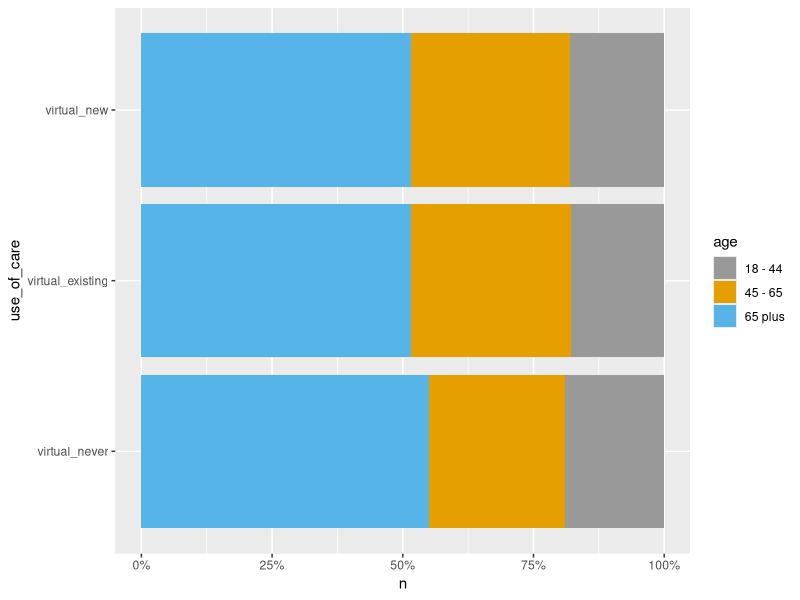
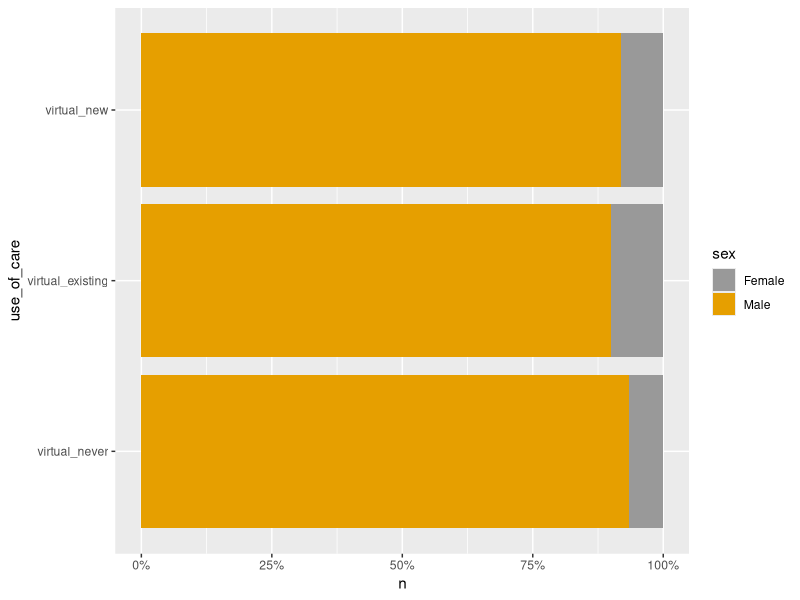
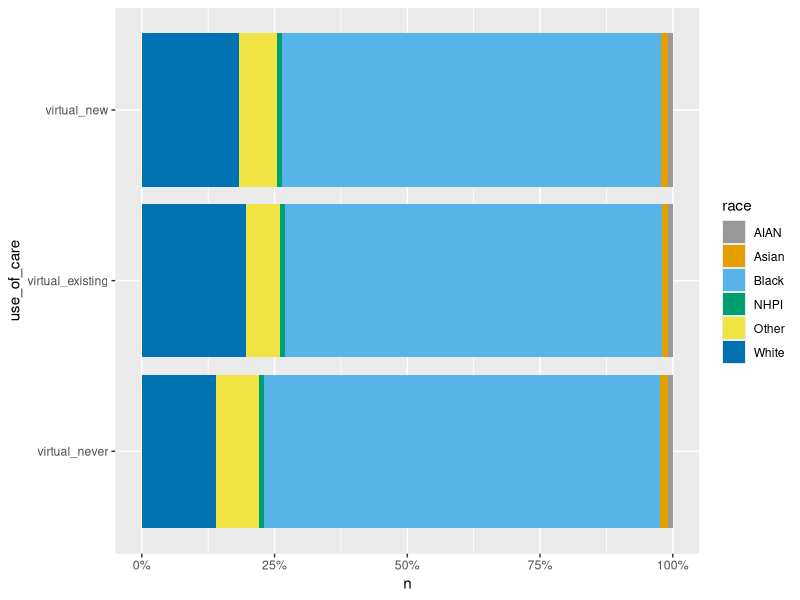
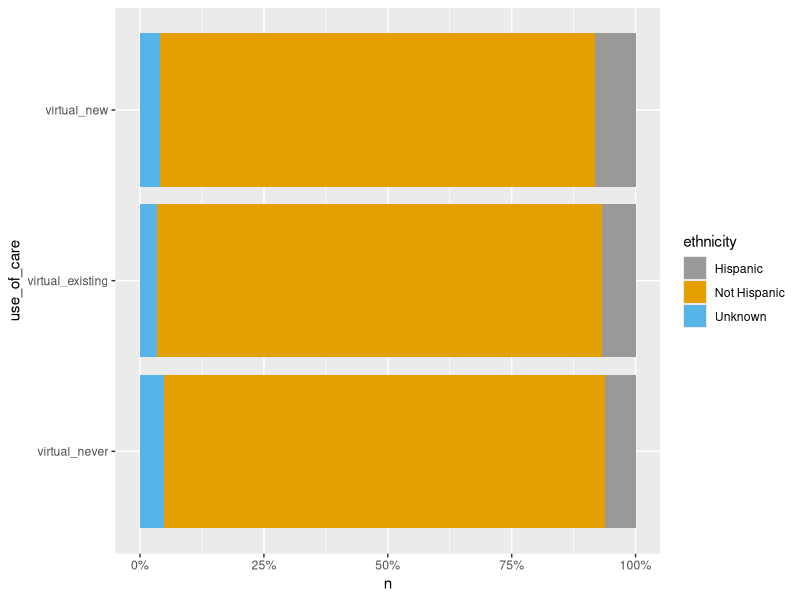
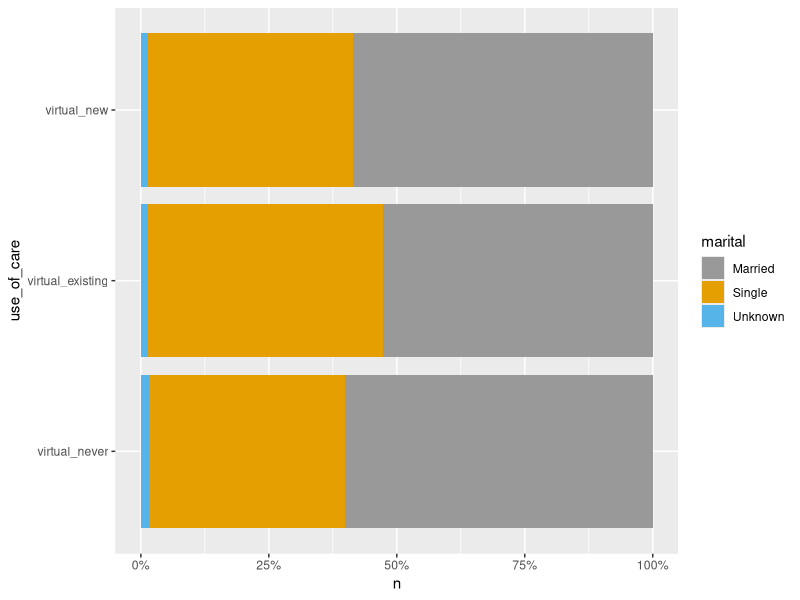
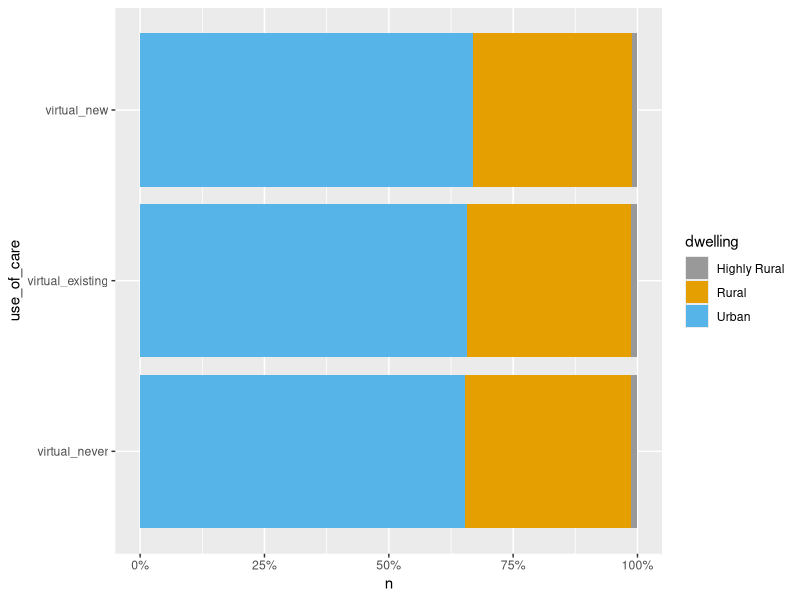
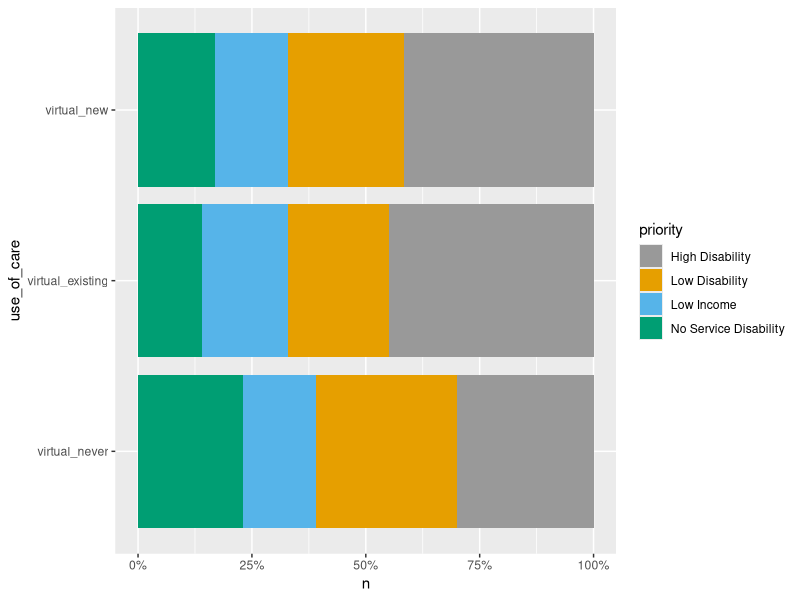
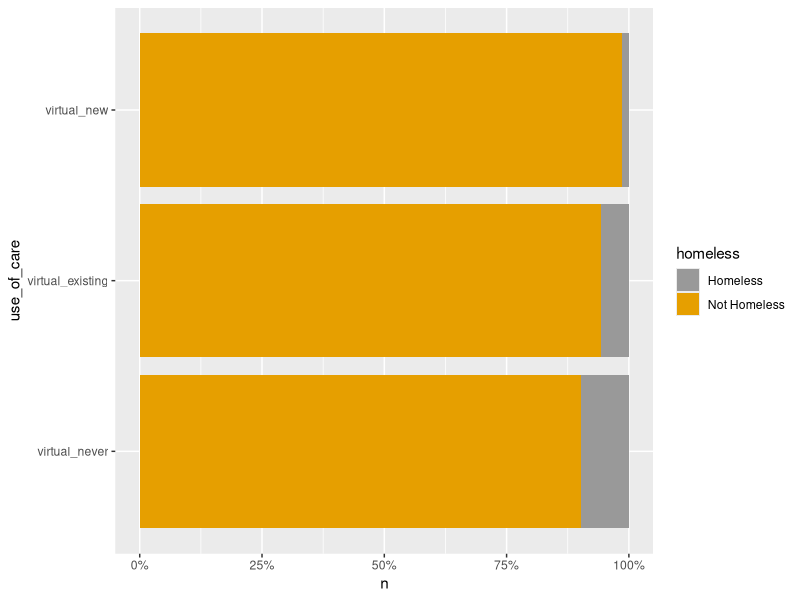

The R source for these figures, in order:
## ---- chunk 1
knitr::opts_chunk$set(echo = FALSE)

library(tidyverse)
library(kableExtra)

# colorblind friendly palette
cp <- c("#999999", "#E69F00", "#56B4E9", "#009E73",
        "#F0E442", "#0072B2", "#D55E00", "#CC79A7")

demo <- read_csv("csv_files/demographics.csv")

demo <- demo %>% 
  arrange(use_of_care) %>% 
  mutate(use_of_care = factor(use_of_care, levels=c("virtual_never",
                                            "virtual_existing",
                                            "virtual_new")))
## ---- chunk 2

demo %>% 
  group_by(use_of_care, age) %>% 
  summarise(group_n = n()) %>%
  mutate(percentage = sprintf("%0.1f%%", (group_n/sum(group_n) * 100))) %>% 

  kable(align=rep('c', 4)) %>% 
  kable_styling(bootstrap_options = "striped") %>% 
  pack_rows("Virtual - Never", 1, 3,
            label_row_css = "background-color: #666; color: #fff;") %>% 
  pack_rows("Virtual - Existing", 4, 6,
            label_row_css = "background-color: #666; color: #fff;") %>% 
  pack_rows("Virtual - New", 7, 9,
            label_row_css = "background-color: #666; color: #fff;")

demo %>% 
  group_by(use_of_care) %>% 
  count(age) %>% 
  ggplot(aes(x = use_of_care,
             y = n,
             fill = age) ) +
  geom_bar(position = "fill",
           stat = "identity") +
  coord_flip() + scale_fill_manual(values=cp) +
  scale_y_continuous(labels = scales::percent_format()) 
  
## ---- chunk 3

demo %>% 
  group_by(use_of_care, sex) %>% 
  summarise(group_n = n()) %>%
  mutate(percentage = sprintf("%0.1f%%", (group_n/sum(group_n) * 100))) %>% 
  kable(align=rep('c', 4)) %>% 
  kable_styling(bootstrap_options = "striped") %>% 
  pack_rows("Virtual - Never", 1, 2,
            label_row_css = "background-color: #666; color: #fff;") %>% 
  pack_rows("Virtual - Existing", 3, 4,
            label_row_css = "background-color: #666; color: #fff;") %>% 
  pack_rows("Virtual - New", 5, 6,
            label_row_css = "background-color: #666; color: #fff;")

demo %>% 
  group_by(use_of_care) %>% 
  count(sex) %>% 
  ggplot(aes(x = use_of_care,
             y = n,
             fill = sex) ) +
  geom_bar(position = "fill",
           stat = "identity") +
  coord_flip() + scale_fill_manual(values=cp) +
  scale_y_continuous(labels = scales::percent_format())

## ---- chunk 4

demo %>% 
  group_by(use_of_care, race) %>% 
  summarise(group_n = n()) %>%
  mutate(percentage = sprintf("%0.1f%%", (group_n/sum(group_n) * 100))) %>% 
  kable(align=rep('c', 4)) %>% 
  kable_styling(bootstrap_options = "striped") %>% 
  pack_rows("Virtual - Never", 1, 6,
            label_row_css = "background-color: #666; color: #fff;") %>% 
  pack_rows("Virtual - Existing", 7, 12,
            label_row_css = "background-color: #666; color: #fff;") %>% 
  pack_rows("Virtual - New", 13, 18,
            label_row_css = "background-color: #666; color: #fff;")

demo %>% 
  group_by(use_of_care) %>% 
  count(race) %>% 
  ggplot(aes(x = use_of_care,
             y = n,
             fill = race) ) +
  geom_bar(position = "fill",
           stat = "identity") +
  coord_flip() + scale_fill_manual(values=cp) +
  scale_y_continuous(labels = scales::percent_format())

## ---- chunk 5

demo %>% 
  group_by(use_of_care, ethnicity) %>% 
  summarise(group_n = n()) %>%
  mutate(percentage = sprintf("%0.1f%%", (group_n/sum(group_n) * 100))) %>% 
  kable(align=rep('c', 4)) %>% 
  kable_styling(bootstrap_options = "striped") %>% 
  pack_rows("Virtual - Never", 1, 3,
            label_row_css = "background-color: #666; color: #fff;") %>% 
  pack_rows("Virtual - Existing", 4, 6,
            label_row_css = "background-color: #666; color: #fff;") %>% 
  pack_rows("Virtual - New", 7, 9,
            label_row_css = "background-color: #666; color: #fff;")

demo %>% 
  group_by(use_of_care) %>% 
  count(ethnicity) %>% 
  ggplot(aes(x = use_of_care,
             y = n,
             fill = ethnicity) ) +
  geom_bar(position = "fill",
           stat = "identity") +
  coord_flip() + scale_fill_manual(values=cp) +
  scale_y_continuous(labels = scales::percent_format())

## ---- chunk 6

demo %>% 
  group_by(use_of_care, marital) %>% 
  summarise(group_n = n()) %>%
  mutate(percentage = sprintf("%0.1f%%", (group_n/sum(group_n) * 100))) %>% 
  kable(align=rep('c', 4)) %>% 
  kable_styling(bootstrap_options = "striped") %>% 
  pack_rows("Virtual - Never", 1, 3,
            label_row_css = "background-color: #666; color: #fff;") %>% 
  pack_rows("Virtual - Existing", 4, 6,
            label_row_css = "background-color: #666; color: #fff;") %>% 
  pack_rows("Virtual - New", 7, 9,
            label_row_css = "background-color: #666; color: #fff;")

demo %>% 
  group_by(use_of_care) %>% 
  count(marital) %>% 
  ggplot(aes(x = use_of_care,
             y = n,
             fill = marital) ) +
  geom_bar(position = "fill",
           stat = "identity") +
  coord_flip() + scale_fill_manual(values=cp) +
  scale_y_continuous(labels = scales::percent_format())

## ---- chunk 7

demo %>% 
  group_by(use_of_care, dwelling) %>% 
  summarise(group_n = n()) %>%
  mutate(percentage = sprintf("%0.1f%%", (group_n/sum(group_n) * 100))) %>% 
  kable(align=rep('c', 4)) %>% 
  kable_styling(bootstrap_options = "striped") %>% 
  pack_rows("Virtual - Never", 1, 3,
            label_row_css = "background-color: #666; color: #fff;") %>% 
  pack_rows("Virtual - Existing", 4, 6,
            label_row_css = "background-color: #666; color: #fff;") %>% 
  pack_rows("Virtual - New", 7, 9,
            label_row_css = "background-color: #666; color: #fff;")

demo %>% 
  group_by(use_of_care) %>% 
  count(dwelling) %>% 
  ggplot(aes(x = use_of_care,
             y = n,
             fill = dwelling) ) +
  geom_bar(position = "fill",
           stat = "identity") +
  coord_flip() + scale_fill_manual(values=cp) +
  scale_y_continuous(labels = scales::percent_format())

## ---- chunk 8

demo %>% 
  group_by(use_of_care, priority) %>% 
  summarise(group_n = n()) %>%
  mutate(percentage = sprintf("%0.1f%%", (group_n/sum(group_n) * 100))) %>% 
  kable(align=rep('c', 4)) %>% 
  kable_styling(bootstrap_options = "striped") %>% 
  pack_rows("Virtual - Never", 1, 4,
            label_row_css = "background-color: #666; color: #fff;") %>% 
  pack_rows("Virtual - Existing", 5, 8,
            label_row_css = "background-color: #666; color: #fff;") %>% 
  pack_rows("Virtual - New", 9, 12,
            label_row_css = "background-color: #666; color: #fff;")

demo %>% 
  group_by(use_of_care) %>% 
  count(priority) %>% 
  ggplot(aes(x = use_of_care,
             y = n,
             fill = priority) ) +
  geom_bar(position = "fill",
           stat = "identity") +
  coord_flip() + scale_fill_manual(values=cp) +
  scale_y_continuous(labels = scales::percent_format())

## ---- chunk 9

demo %>% 
  group_by(use_of_care, homeless) %>% 
  summarise(group_n = n()) %>%
  mutate(percentage = sprintf("%0.1f%%", (group_n/sum(group_n) * 100))) %>% 
  kable(align=rep('c', 4)) %>% 
  kable_styling(bootstrap_options = "striped") %>% 
  pack_rows("Virtual - Never", 1, 2,
            label_row_css = "background-color: #666; color: #fff;") %>% 
  pack_rows("Virtual - Existing", 3, 4,
            label_row_css = "background-color: #666; color: #fff;") %>% 
  pack_rows("Virtual - New", 5, 6,
            label_row_css = "background-color: #666; color: #fff;")

demo %>% 
  group_by(use_of_care) %>% 
  count(homeless) %>% 
  ggplot(aes(x = use_of_care,
             y = n,
             fill = homeless) ) +
  geom_bar(position = "fill",
           stat = "identity") +
  coord_flip() + scale_fill_manual(values=cp) +
  scale_y_continuous(labels = scales::percent_format())

## ---- chunk 10

demo %>% 
  group_by(use_of_care, chronic) %>% 
  summarise(group_n = n()) %>%
  mutate(percentage = sprintf("%0.1f%%", (group_n/sum(group_n) * 100))) %>% 
  kable(align=rep('c', 4)) %>% 
  kable_styling(bootstrap_options = "striped") %>% 
  pack_rows("Virtual - Never", 1, 3,
            label_row_css = "background-color: #666; color: #fff;") %>% 
  pack_rows("Virtual - Existing", 4, 6,
            label_row_css = "background-color: #666; color: #fff;") %>% 
  pack_rows("Virtual - New", 7, 9,
            label_row_css = "background-color: #666; color: #fff;")

demo %>% 
  group_by(use_of_care) %>% 
  count(chronic) %>% 
  ggplot(aes(x = use_of_care,
             y = n,
             fill = chronic) ) +
  geom_bar(position = "fill",
           stat = "identity") +
  coord_flip() + scale_fill_manual(values=cp) +
  scale_y_continuous(labels = scales::percent_format())

## ---- chunk 11

demo %>% 
  group_by(use_of_care, mental) %>% 
  summarise(group_n = n()) %>%
  mutate(percentage = sprintf("%0.1f%%", (group_n/sum(group_n) * 100))) %>% 
  kable(align=rep('c', 4)) %>% 
  kable_styling(bootstrap_options = "striped") %>% 
  pack_rows("Virtual - Never", 1, 2,
            label_row_css = "background-color: #666; color: #fff;") %>% 
  pack_rows("Virtual - Existing", 3, 4,
            label_row_css = "background-color: #666; color: #fff;") %>% 
  pack_rows("Virtual - New", 5, 6,
            label_row_css = "background-color: #666; color: #fff;")

demo %>% 
  group_by(use_of_care) %>% 
  count(mental) %>% 
  ggplot(aes(x = use_of_care,
             y = n,
             fill = mental) ) +
  geom_bar(position = "fill",
           stat = "identity") +
  coord_flip() + scale_fill_manual(values=cp) +
  scale_y_continuous(labels = scales::percent_format())
